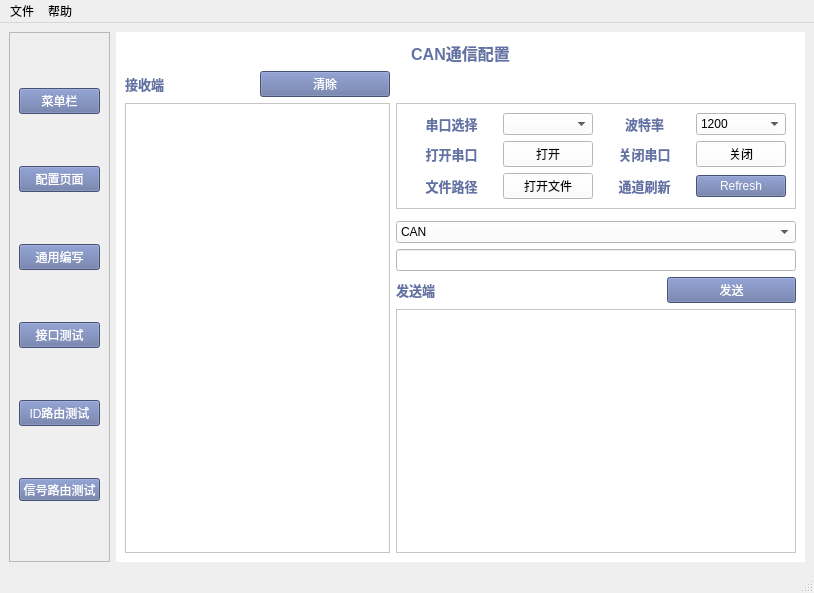
<?xml version="1.0" encoding="UTF-8"?>
<ui version="4.0">
 <class>MainWindow</class>
 <widget class="QMainWindow" name="MainWindow">
  <property name="geometry">
   <rect>
    <x>0</x>
    <y>0</y>
    <width>814</width>
    <height>593</height>
   </rect>
  </property>
  <property name="windowTitle">
   <string>MainWindow</string>
  </property>
  <property name="styleSheet">
   <string notr="true"/>
  </property>
  <widget class="QWidget" name="centralwidget">
   <layout class="QHBoxLayout" name="horizontalLayout">
    <item alignment="Qt::AlignHCenter">
     <widget class="QFrame" name="frame">
      <property name="minimumSize">
       <size>
        <width>101</width>
        <height>0</height>
       </size>
      </property>
      <property name="frameShape">
       <enum>QFrame::StyledPanel</enum>
      </property>
      <property name="frameShadow">
       <enum>QFrame::Raised</enum>
      </property>
      <layout class="QVBoxLayout" name="verticalLayout">
       <item>
        <widget class="QPushButton" name="pushButton_11">
         <property name="styleSheet">
          <string notr="true">font: 10pt &quot;宋体&quot;;
background-color: rgb(98, 114, 164);
color: rgb(255, 255, 255);</string>
         </property>
         <property name="text">
          <string>菜单栏</string>
         </property>
        </widget>
       </item>
       <item>
        <widget class="QPushButton" name="pushButton_10">
         <property name="styleSheet">
          <string notr="true">font: 10pt &quot;宋体&quot;;
background-color: rgb(98, 114, 164);
color: rgb(255, 255, 255);</string>
         </property>
         <property name="text">
          <string>配置页面</string>
         </property>
        </widget>
       </item>
       <item>
        <widget class="QPushButton" name="pushButton">
         <property name="styleSheet">
          <string notr="true">color: rgb(255, 255, 255);
font: 10pt &quot;宋体&quot;;
background-color: rgb(98, 114, 164);</string>
         </property>
         <property name="text">
          <string>通用编写</string>
         </property>
         <property name="iconSize">
          <size>
           <width>20</width>
           <height>20</height>
          </size>
         </property>
        </widget>
       </item>
       <item>
        <widget class="QPushButton" name="pushButton_2">
         <property name="styleSheet">
          <string notr="true">color: rgb(255, 255, 255);
background-color: rgb(98, 114, 164);
font: 10pt &quot;宋体&quot;;</string>
         </property>
         <property name="text">
          <string>接口测试</string>
         </property>
         <property name="iconSize">
          <size>
           <width>20</width>
           <height>20</height>
          </size>
         </property>
        </widget>
       </item>
       <item>
        <widget class="QPushButton" name="pushButton_3">
         <property name="styleSheet">
          <string notr="true">color: rgb(255, 255, 255);
background-color: rgb(98, 114, 164);
font: 10pt &quot;宋体&quot;;</string>
         </property>
         <property name="text">
          <string>ID路由测试</string>
         </property>
         <property name="iconSize">
          <size>
           <width>20</width>
           <height>20</height>
          </size>
         </property>
        </widget>
       </item>
       <item>
        <widget class="QPushButton" name="pushButton_4">
         <property name="maximumSize">
          <size>
           <width>16777215</width>
           <height>23</height>
          </size>
         </property>
         <property name="styleSheet">
          <string notr="true">font: 10pt &quot;宋体&quot;;
color: rgb(255, 255, 255);
background-color: rgb(98, 114, 164);</string>
         </property>
         <property name="text">
          <string>信号路由测试</string>
         </property>
         <property name="iconSize">
          <size>
           <width>20</width>
           <height>20</height>
          </size>
         </property>
        </widget>
       </item>
      </layout>
     </widget>
    </item>
    <item>
     <widget class="QStackedWidget" name="stackedWidget">
      <property name="styleSheet">
       <string notr="true">background-color: rgb(255, 255, 255);</string>
      </property>
      <property name="currentIndex">
       <number>0</number>
      </property>
      <widget class="QWidget" name="page_5">
       <layout class="QGridLayout" name="gridLayout_2">
        <item row="7" column="2" colspan="3">
         <widget class="QTextBrowser" name="textBrowser_2"/>
        </item>
        <item row="5" column="2" colspan="3">
         <widget class="QLineEdit" name="lineEdit">
          <property name="text">
           <string/>
          </property>
         </widget>
        </item>
        <item row="2" column="0" rowspan="6" colspan="2">
         <widget class="QTextBrowser" name="textBrowser"/>
        </item>
        <item row="2" column="2" colspan="3">
         <widget class="QFrame" name="frame_3">
          <property name="frameShape">
           <enum>QFrame::StyledPanel</enum>
          </property>
          <property name="frameShadow">
           <enum>QFrame::Raised</enum>
          </property>
          <layout class="QGridLayout" name="gridLayout">
           <item row="0" column="2">
            <widget class="QLabel" name="label_5">
             <property name="text">
              <string>&lt;html&gt;&lt;head/&gt;&lt;body&gt;&lt;p align=&quot;center&quot;&gt;&lt;span style=&quot; font-size:10pt; font-weight:700; color:#6272a4;&quot;&gt;波特率&lt;/span&gt;&lt;/p&gt;&lt;/body&gt;&lt;/html&gt;</string>
             </property>
            </widget>
           </item>
           <item row="2" column="1">
            <widget class="QPushButton" name="pushButton_12">
             <property name="styleSheet">
              <string notr="true">font: 10pt &quot;宋体&quot;;
</string>
             </property>
             <property name="text">
              <string>打开文件</string>
             </property>
            </widget>
           </item>
           <item row="1" column="0">
            <widget class="QLabel" name="label_8">
             <property name="text">
              <string>&lt;html&gt;&lt;head/&gt;&lt;body&gt;&lt;p align=&quot;center&quot;&gt;&lt;span style=&quot; font-size:10pt; font-weight:700; color:#6272a4;&quot;&gt;打开串口&lt;/span&gt;&lt;/p&gt;&lt;/body&gt;&lt;/html&gt;</string>
             </property>
            </widget>
           </item>
           <item row="2" column="2">
            <widget class="QLabel" name="label_13">
             <property name="text">
              <string>&lt;html&gt;&lt;head/&gt;&lt;body&gt;&lt;p align=&quot;center&quot;&gt;&lt;span style=&quot; font-size:10pt; font-weight:700; color:#6272a4;&quot;&gt;通道刷新&lt;/span&gt;&lt;/p&gt;&lt;/body&gt;&lt;/html&gt;</string>
             </property>
            </widget>
           </item>
           <item row="0" column="1">
            <widget class="QComboBox" name="comboBox_2">
             <property name="styleSheet">
              <string notr="true">font: 10pt &quot;宋体&quot;;
</string>
             </property>
             <property name="iconSize">
              <size>
               <width>20</width>
               <height>20</height>
              </size>
             </property>
            </widget>
           </item>
           <item row="1" column="4">
            <widget class="QPushButton" name="pushButton_14">
             <property name="styleSheet">
              <string notr="true">font: 10pt &quot;宋体&quot;;
</string>
             </property>
             <property name="text">
              <string>关闭</string>
             </property>
             <property name="iconSize">
              <size>
               <width>20</width>
               <height>20</height>
              </size>
             </property>
            </widget>
           </item>
           <item row="0" column="0">
            <widget class="QLabel" name="label_7">
             <property name="text">
              <string>&lt;html&gt;&lt;head/&gt;&lt;body&gt;&lt;p align=&quot;center&quot;&gt;&lt;span style=&quot; font-size:10pt; font-weight:700; color:#6272a4;&quot;&gt;串口选择&lt;/span&gt;&lt;/p&gt;&lt;/body&gt;&lt;/html&gt;</string>
             </property>
            </widget>
           </item>
           <item row="0" column="4">
            <widget class="QComboBox" name="comboBox">
             <property name="styleSheet">
              <string notr="true">font: 10pt &quot;Times New Roman&quot;;
</string>
             </property>
             <property name="iconSize">
              <size>
               <width>20</width>
               <height>20</height>
              </size>
             </property>
             <item>
              <property name="text">
               <string>1200</string>
              </property>
             </item>
             <item>
              <property name="text">
               <string>9600</string>
              </property>
             </item>
             <item>
              <property name="text">
               <string>14400</string>
              </property>
             </item>
            </widget>
           </item>
           <item row="2" column="0">
            <widget class="QLabel" name="label_6">
             <property name="text">
              <string>&lt;html&gt;&lt;head/&gt;&lt;body&gt;&lt;p align=&quot;center&quot;&gt;&lt;span style=&quot; font-size:10pt; font-weight:700; color:#6272a4;&quot;&gt;文件路径&lt;/span&gt;&lt;/p&gt;&lt;/body&gt;&lt;/html&gt;</string>
             </property>
            </widget>
           </item>
           <item row="1" column="2">
            <widget class="QLabel" name="label_9">
             <property name="text">
              <string>&lt;html&gt;&lt;head/&gt;&lt;body&gt;&lt;p align=&quot;center&quot;&gt;&lt;span style=&quot; font-size:10pt; font-weight:700; color:#6272a4;&quot;&gt;关闭串口&lt;/span&gt;&lt;/p&gt;&lt;/body&gt;&lt;/html&gt;</string>
             </property>
            </widget>
           </item>
           <item row="1" column="1">
            <widget class="QPushButton" name="pushButton_13">
             <property name="styleSheet">
              <string notr="true">font: 10pt &quot;宋体&quot;;
</string>
             </property>
             <property name="text">
              <string>打开</string>
             </property>
             <property name="iconSize">
              <size>
               <width>20</width>
               <height>20</height>
              </size>
             </property>
            </widget>
           </item>
           <item row="2" column="4">
            <widget class="QPushButton" name="pushButton_5">
             <property name="styleSheet">
              <string notr="true">font: 10pt &quot;Times New Roman&quot;;
background-color: rgb(98, 114, 164);
color: rgb(255, 255, 255);</string>
             </property>
             <property name="text">
              <string>Refresh</string>
             </property>
            </widget>
           </item>
          </layout>
         </widget>
        </item>
        <item row="0" column="1" colspan="3">
         <widget class="QLabel" name="label_12">
          <property name="text">
           <string>&lt;html&gt;&lt;head/&gt;&lt;body&gt;&lt;p align=&quot;center&quot;&gt;&lt;span style=&quot; font-size:12pt; font-weight:700; color:#6272a4;&quot;&gt;CAN通信配置&lt;/span&gt;&lt;/p&gt;&lt;/body&gt;&lt;/html&gt;</string>
          </property>
         </widget>
        </item>
        <item row="6" column="4">
         <widget class="QPushButton" name="pushButton_16">
          <property name="styleSheet">
           <string notr="true">font: 10pt &quot;宋体&quot;;
background-color: rgb(98, 114, 164);
color: rgb(255, 255, 255);</string>
          </property>
          <property name="text">
           <string>发送</string>
          </property>
         </widget>
        </item>
        <item row="1" column="1">
         <widget class="QPushButton" name="pushButton_15">
          <property name="styleSheet">
           <string notr="true">font: 10pt &quot;宋体&quot;;
background-color: rgb(98, 114, 164);
color: rgb(255, 255, 255);</string>
          </property>
          <property name="text">
           <string>清除</string>
          </property>
         </widget>
        </item>
        <item row="4" column="2" colspan="3">
         <widget class="QComboBox" name="comboBox_3">
          <property name="styleSheet">
           <string notr="true">font: 10pt &quot;Times New Roman&quot;;</string>
          </property>
          <item>
           <property name="text">
            <string>CAN</string>
           </property>
          </item>
          <item>
           <property name="text">
            <string>CADFD</string>
           </property>
          </item>
         </widget>
        </item>
        <item row="6" column="2">
         <widget class="QLabel" name="label_11">
          <property name="text">
           <string>&lt;html&gt;&lt;head/&gt;&lt;body&gt;&lt;p&gt;&lt;span style=&quot; font-size:10pt; font-weight:700; color:#6272a4;&quot;&gt;发送端&lt;/span&gt;&lt;/p&gt;&lt;/body&gt;&lt;/html&gt;</string>
          </property>
         </widget>
        </item>
        <item row="1" column="0">
         <widget class="QLabel" name="label_10">
          <property name="text">
           <string>&lt;html&gt;&lt;head/&gt;&lt;body&gt;&lt;p&gt;&lt;span style=&quot; font-size:10pt; font-weight:700; color:#6272a4;&quot;&gt;接收端&lt;/span&gt;&lt;/p&gt;&lt;/body&gt;&lt;/html&gt;</string>
          </property>
         </widget>
        </item>
       </layout>
      </widget>
      <widget class="QWidget" name="page">
       <layout class="QVBoxLayout" name="verticalLayout_2">
        <item>
         <widget class="QLabel" name="label_2">
          <property name="text">
           <string>&lt;html&gt;&lt;head/&gt;&lt;body&gt;&lt;p align=&quot;center&quot;&gt;&lt;span style=&quot; font-size:12pt; font-weight:700; color:#6272a4;&quot;&gt;通用测试用例编写&lt;/span&gt;&lt;/p&gt;&lt;/body&gt;&lt;/html&gt;</string>
          </property>
         </widget>
        </item>
        <item>
         <widget class="QFrame" name="frame_7">
          <property name="frameShape">
           <enum>QFrame::StyledPanel</enum>
          </property>
          <property name="frameShadow">
           <enum>QFrame::Raised</enum>
          </property>
          <layout class="QGridLayout" name="gridLayout_6">
           <item row="0" column="1">
            <widget class="QPushButton" name="pushButton_32">
             <property name="styleSheet">
              <string notr="true">background-color: rgb(98, 114, 164);
color: rgb(255, 255, 255);
font: 10pt &quot;宋体&quot;;</string>
             </property>
             <property name="text">
              <string>导入测试用例</string>
             </property>
            </widget>
           </item>
           <item row="0" column="2">
            <widget class="QPushButton" name="pushButton_33">
             <property name="styleSheet">
              <string notr="true">font: 10pt &quot;宋rgb(255, 255, 255)体&quot;;
color: rgb(255, 255, 255);
background-color: rgb(98, 114, 164);</string>
             </property>
             <property name="text">
              <string>添加行</string>
             </property>
            </widget>
           </item>
           <item row="1" column="0">
            <widget class="QPushButton" name="pushButton_34">
             <property name="styleSheet">
              <string notr="true">color: rgb(255, 255, 255);
background-color: rgb(98, 114, 164);
font: 10pt &quot;宋体&quot;;</string>
             </property>
             <property name="text">
              <string>清空数据</string>
             </property>
            </widget>
           </item>
           <item row="1" column="1">
            <widget class="QPushButton" name="pushButton_35">
             <property name="styleSheet">
              <string notr="true">color: rgb(255, 255, 255);
background-color: rgb(98, 114, 164);
font: 10pt &quot;宋体&quot;;</string>
             </property>
             <property name="text">
              <string>导出测试用例</string>
             </property>
            </widget>
           </item>
           <item row="1" column="2">
            <widget class="QPushButton" name="pushButton_36">
             <property name="styleSheet">
              <string notr="true">font: 10pt &quot;宋体&quot;;
color: rgb(255, 255, 255);
background-color: rgb(98, 114, 164);</string>
             </property>
             <property name="text">
              <string>导出自动化测试文件</string>
             </property>
            </widget>
           </item>
          </layout>
         </widget>
        </item>
        <item>
         <widget class="QTableWidget" name="tableWidget_5"/>
        </item>
       </layout>
      </widget>
      <widget class="QWidget" name="page_2">
       <layout class="QVBoxLayout" name="verticalLayout_5">
        <item>
         <widget class="QLabel" name="label">
          <property name="text">
           <string>&lt;html&gt;&lt;head/&gt;&lt;body&gt;&lt;p align=&quot;center&quot;&gt;&lt;span style=&quot; font-size:12pt; font-weight:700; color:#6272a4;&quot;&gt;接口测试用例编写&lt;/span&gt;&lt;/p&gt;&lt;/body&gt;&lt;/html&gt;</string>
          </property>
         </widget>
        </item>
        <item>
         <widget class="QFrame" name="frame_4">
          <property name="frameShape">
           <enum>QFrame::StyledPanel</enum>
          </property>
          <property name="frameShadow">
           <enum>QFrame::Raised</enum>
          </property>
          <layout class="QGridLayout" name="gridLayout_3">
           <item row="0" column="1">
            <widget class="QPushButton" name="pushButton_17">
             <property name="styleSheet">
              <string notr="true">background-color: rgb(98, 114, 164);
color: rgb(255, 255, 255);
font: 10pt &quot;宋体&quot;;</string>
             </property>
             <property name="text">
              <string>导入测试用例</string>
             </property>
            </widget>
           </item>
           <item row="0" column="2">
            <widget class="QPushButton" name="pushButton_18">
             <property name="styleSheet">
              <string notr="true">background-color: rgb(98, 114, 164);
color: rgb(255, 255, 255);
font: 10pt &quot;宋体&quot;;</string>
             </property>
             <property name="text">
              <string>添加行</string>
             </property>
            </widget>
           </item>
           <item row="1" column="0">
            <widget class="QPushButton" name="pushButton_19">
             <property name="styleSheet">
              <string notr="true">background-color: rgb(98, 114, 164);
color: rgb(255, 255, 255);
font: 10pt &quot;宋体&quot;;</string>
             </property>
             <property name="text">
              <string>清空数据</string>
             </property>
            </widget>
           </item>
           <item row="1" column="1">
            <widget class="QPushButton" name="pushButton_20">
             <property name="styleSheet">
              <string notr="true">background-color: rgb(98, 114, 164);
color: rgb(255, 255, 255);
font: 10pt &quot;宋体&quot;;</string>
             </property>
             <property name="text">
              <string>导出测试用例</string>
             </property>
            </widget>
           </item>
           <item row="1" column="2">
            <widget class="QPushButton" name="pushButton_21">
             <property name="styleSheet">
              <string notr="true">background-color: rgb(98, 114, 164);
color: rgb(255, 255, 255);
font: 10pt &quot;宋体&quot;;</string>
             </property>
             <property name="text">
              <string>导出自动化测试文件</string>
             </property>
            </widget>
           </item>
          </layout>
         </widget>
        </item>
        <item>
         <widget class="QTableWidget" name="tableWidget_2"/>
        </item>
       </layout>
      </widget>
      <widget class="QWidget" name="page_3">
       <layout class="QVBoxLayout" name="verticalLayout_3">
        <item>
         <widget class="QLabel" name="label_3">
          <property name="text">
           <string>&lt;html&gt;&lt;head/&gt;&lt;body&gt;&lt;p align=&quot;center&quot;&gt;&lt;span style=&quot; font-size:12pt; font-weight:700; color:#6272a4;&quot;&gt;ID路由测试用例编写&lt;/span&gt;&lt;/p&gt;&lt;/body&gt;&lt;/html&gt;</string>
          </property>
         </widget>
        </item>
        <item>
         <widget class="QFrame" name="frame_5">
          <property name="frameShape">
           <enum>QFrame::StyledPanel</enum>
          </property>
          <property name="frameShadow">
           <enum>QFrame::Raised</enum>
          </property>
          <layout class="QGridLayout" name="gridLayout_4">
           <item row="0" column="1">
            <widget class="QPushButton" name="pushButton_22">
             <property name="styleSheet">
              <string notr="true">background-color: rgb(98, 114, 164);
color: rgb(255, 255, 255);
font: 10pt &quot;宋体&quot;;</string>
             </property>
             <property name="text">
              <string>导入测试用例</string>
             </property>
            </widget>
           </item>
           <item row="0" column="2">
            <widget class="QPushButton" name="pushButton_23">
             <property name="styleSheet">
              <string notr="true">background-color: rgb(98, 114, 164);
color: rgb(255, 255, 255);
font: 10pt &quot;宋体&quot;;</string>
             </property>
             <property name="text">
              <string>添加行</string>
             </property>
            </widget>
           </item>
           <item row="1" column="0">
            <widget class="QPushButton" name="pushButton_24">
             <property name="styleSheet">
              <string notr="true">background-color: rgb(98, 114, 164);
color: rgb(255, 255, 255);
font: 10pt &quot;宋体&quot;;</string>
             </property>
             <property name="text">
              <string>清空数据</string>
             </property>
            </widget>
           </item>
           <item row="1" column="1">
            <widget class="QPushButton" name="pushButton_25">
             <property name="styleSheet">
              <string notr="true">background-color: rgb(98, 114, 164);
color: rgb(255, 255, 255);
font: 10pt &quot;宋体&quot;;</string>
             </property>
             <property name="text">
              <string>导出测试用例</string>
             </property>
            </widget>
           </item>
           <item row="1" column="2">
            <widget class="QPushButton" name="pushButton_26">
             <property name="styleSheet">
              <string notr="true">background-color: rgb(98, 114, 164);
color: rgb(255, 255, 255);
font: 10pt &quot;宋体&quot;;</string>
             </property>
             <property name="text">
              <string>导出自动化测试文件</string>
             </property>
            </widget>
           </item>
          </layout>
         </widget>
        </item>
        <item>
         <widget class="QTableWidget" name="tableWidget_3"/>
        </item>
       </layout>
      </widget>
      <widget class="QWidget" name="page_4">
       <layout class="QVBoxLayout" name="verticalLayout_4">
        <item>
         <widget class="QLabel" name="label_4">
          <property name="text">
           <string>&lt;html&gt;&lt;head/&gt;&lt;body&gt;&lt;p align=&quot;center&quot;&gt;&lt;span style=&quot; font-size:12pt; font-weight:700; color:#6272a4;&quot;&gt;信号路由测试用例编写&lt;/span&gt;&lt;/p&gt;&lt;/body&gt;&lt;/html&gt;</string>
          </property>
         </widget>
        </item>
        <item>
         <widget class="QFrame" name="frame_6">
          <property name="frameShape">
           <enum>QFrame::StyledPanel</enum>
          </property>
          <property name="frameShadow">
           <enum>QFrame::Raised</enum>
          </property>
          <layout class="QGridLayout" name="gridLayout_5">
           <item row="0" column="1">
            <widget class="QPushButton" name="pushButton_27">
             <property name="styleSheet">
              <string notr="true">background-color: rgb(98, 114, 164);
color: rgb(255, 255, 255);
font: 10pt &quot;宋体&quot;;</string>
             </property>
             <property name="text">
              <string>导入测试用例</string>
             </property>
            </widget>
           </item>
           <item row="0" column="2">
            <widget class="QPushButton" name="pushButton_28">
             <property name="styleSheet">
              <string notr="true">background-color: rgb(98, 114, 164);
color: rgb(255, 255, 255);
font: 10pt &quot;宋体&quot;;</string>
             </property>
             <property name="text">
              <string>添加行</string>
             </property>
            </widget>
           </item>
           <item row="1" column="0">
            <widget class="QPushButton" name="pushButton_29">
             <property name="styleSheet">
              <string notr="true">background-color: rgb(98, 114, 164);
color: rgb(255, 255, 255);
font: 10pt &quot;宋体&quot;;</string>
             </property>
             <property name="text">
              <string>清空数据</string>
             </property>
            </widget>
           </item>
           <item row="1" column="1">
            <widget class="QPushButton" name="pushButton_30">
             <property name="styleSheet">
              <string notr="true">background-color: rgb(98, 114, 164);
color: rgb(255, 255, 255);
font: 10pt &quot;宋体&quot;;</string>
             </property>
             <property name="text">
              <string>导出测试用例</string>
             </property>
            </widget>
           </item>
           <item row="1" column="2">
            <widget class="QPushButton" name="pushButton_31">
             <property name="styleSheet">
              <string notr="true">background-color: rgb(98, 114, 164);
color: rgb(255, 255, 255);
font: 10pt &quot;宋体&quot;;</string>
             </property>
             <property name="text">
              <string>导出自动化测试文件</string>
             </property>
            </widget>
           </item>
          </layout>
         </widget>
        </item>
        <item>
         <widget class="QTableWidget" name="tableWidget_4"/>
        </item>
       </layout>
      </widget>
     </widget>
    </item>
   </layout>
  </widget>
  <widget class="QStatusBar" name="statusbar"/>
  <widget class="QMenuBar" name="menubar">
   <property name="geometry">
    <rect>
     <x>0</x>
     <y>0</y>
     <width>814</width>
     <height>21</height>
    </rect>
   </property>
   <widget class="QMenu" name="menu">
    <property name="title">
     <string>文件</string>
    </property>
    <addaction name="action111"/>
    <addaction name="action_ELF_OUT"/>
    <addaction name="action_3"/>
   </widget>
   <widget class="QMenu" name="menu_2">
    <property name="title">
     <string>帮助</string>
    </property>
    <addaction name="action"/>
    <addaction name="action_2"/>
   </widget>
   <addaction name="menu"/>
   <addaction name="menu_2"/>
  </widget>
  <action name="action111">
   <property name="text">
    <string>导入自动化测试盒协议文件</string>
   </property>
  </action>
  <action name="action_ELF_OUT">
   <property name="text">
    <string>导入ELF/OUT文件</string>
   </property>
  </action>
  <action name="action">
   <property name="text">
    <string>参考文档</string>
   </property>
  </action>
  <action name="action_2">
   <property name="text">
    <string>使用说明</string>
   </property>
  </action>
  <action name="action_3">
   <property name="text">
    <string>导入功能规范表格</string>
   </property>
  </action>
 </widget>
 <resources/>
 <connections/>
</ui>
